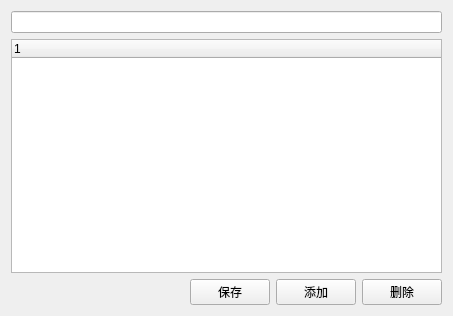
<?xml version="1.0" encoding="UTF-8"?>
<ui version="4.0">
 <class>ApkInfoManager</class>
 <widget class="QWidget" name="ApkInfoManager">
  <property name="geometry">
   <rect>
    <x>0</x>
    <y>0</y>
    <width>453</width>
    <height>316</height>
   </rect>
  </property>
  <property name="windowTitle">
   <string>Form</string>
  </property>
  <layout class="QGridLayout" name="gridLayout">
   <item row="0" column="0">
    <layout class="QHBoxLayout" name="horizontalLayout_2">
     <item>
      <widget class="QLineEdit" name="lineEdit"/>
     </item>
    </layout>
   </item>
   <item row="1" column="0">
    <widget class="QTreeWidget" name="treeWidget">
     <column>
      <property name="text">
       <string notr="true">1</string>
      </property>
     </column>
    </widget>
   </item>
   <item row="2" column="0">
    <layout class="QHBoxLayout" name="horizontalLayout">
     <item>
      <spacer name="horizontalSpacer">
       <property name="orientation">
        <enum>Qt::Horizontal</enum>
       </property>
       <property name="sizeHint" stdset="0">
        <size>
         <width>40</width>
         <height>20</height>
        </size>
       </property>
      </spacer>
     </item>
     <item>
      <widget class="QPushButton" name="saveBtn">
       <property name="text">
        <string>保存</string>
       </property>
      </widget>
     </item>
     <item>
      <widget class="QPushButton" name="addBtn">
       <property name="text">
        <string>添加</string>
       </property>
      </widget>
     </item>
     <item>
      <widget class="QPushButton" name="deleteBtn">
       <property name="text">
        <string>删除</string>
       </property>
      </widget>
     </item>
    </layout>
   </item>
  </layout>
 </widget>
 <resources/>
 <connections/>
</ui>
